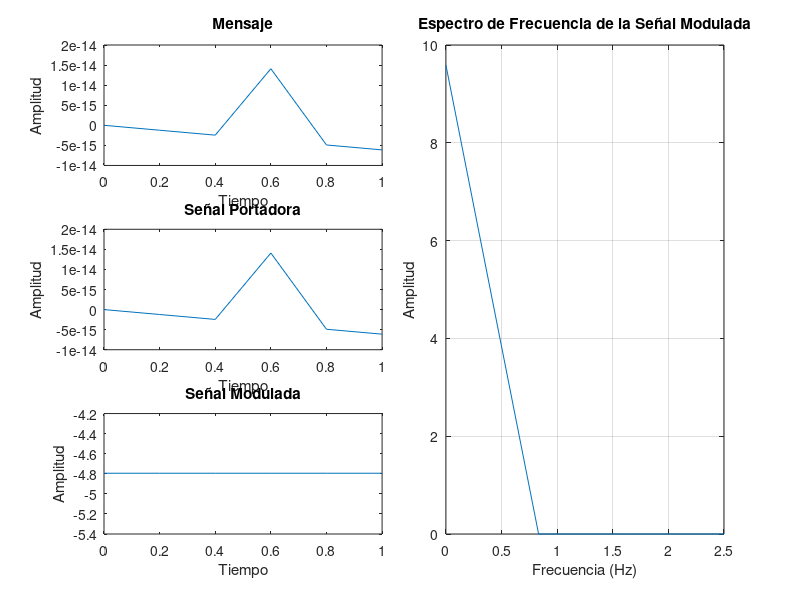

Write the MATLAB code that produced this figure.
clear
clc
close all hidden
format short

Am = input('Amplitud del mensaje: ');
Ac = input('Amplitud de la portadora: ');
fm = input('Valor de la frecuencia del mensaje: ');
fc = input('Valor de la frecuencia de la portadora: ');
b = input('Valor del indice de modulacion: ');
Fs = input('Ingrese la frecuencia de muestreo: ');
t = 0:1/Fs:1; %1000 muestras

% Mensaje
msg = Am*sin(2*pi*fm*t);
subplot(3,4,[1,2]); 
plot(t, msg);
xlabel('Tiempo');
ylabel('Amplitud');
title('Mensaje');

% Portadora
carrier = Ac*sin(2*pi*fc*t);
subplot(3,4,[5,6]);
plot(t, carrier);
xlabel('Tiempo');
ylabel('Amplitud');
title('Señal Portadora');

% Señal Modulada
y = Ac*sin(2*pi*fc*t + b*cos(2*pi*fm*t));
subplot(3,4,[9,10]);
plot(t, y);
xlabel('Tiempo');
ylabel('Amplitud');
title('Señal Modulada');

% Espectro de frecuencia
N = length(y);           % Número de muestras
Y = fft(y)/N;            % Transformada de Fourier
f = Fs*(0:(N/2))/N;      % Eje de frecuencias

subplot(3,4,[3,4,7,8,11,12]);
plot(f, 2*abs(Y(1:N/2+1)));
xlabel('Frecuencia (Hz)');
ylabel('Amplitud');
title('Espectro de Frecuencia de la Señal Modulada');
grid on;